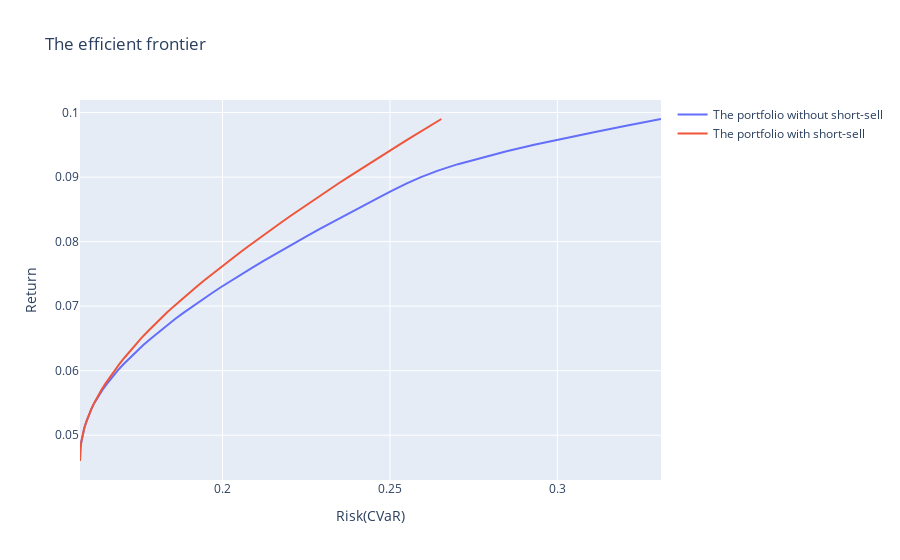

The notebook cell saved with this chart:
### Code cell
fig = go.Figure(data=go.Scatter(x=CVaR_list, y=feasible_return,name='The portfolio without short-sell'))

fig.update_layout(
    title_text='The efficient frontier', # title of plot
    xaxis_title_text='Risk(CVaR)', # xaxis label
    yaxis_title_text='Return', # yaxis label
    # bargap=0.2, # gap between bars of adjacent location coordinates
    bargroupgap=0.1 # gap between bars of the same location coordinates
)

fig.add_trace(go.Scatter(x= CVaR_list_S, y= feasible_return_S,name='The portfolio with short-sell'))


fig.show()
